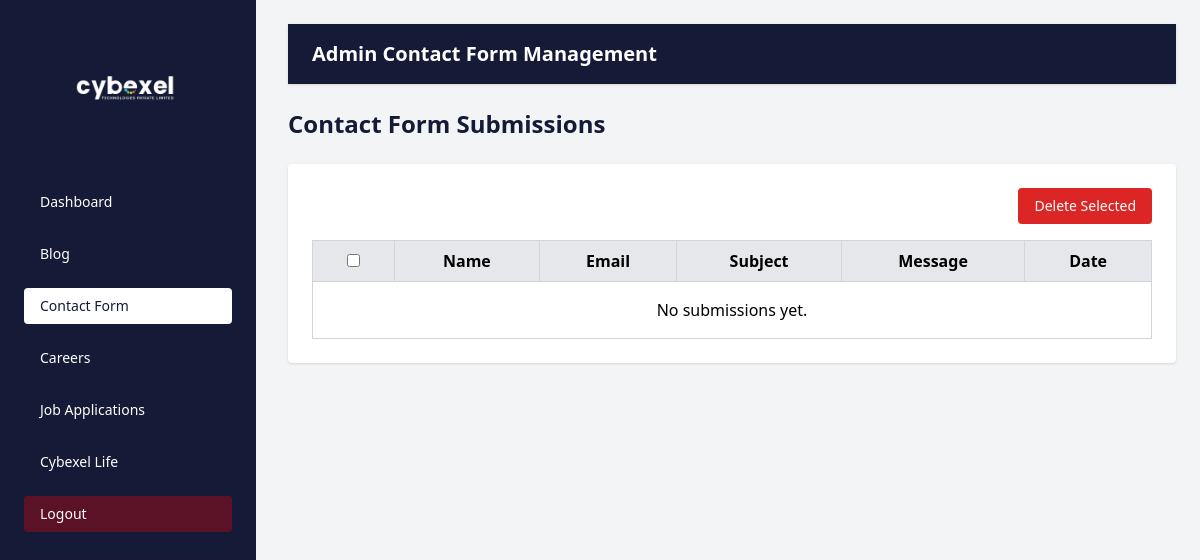
The page /admin_contact/ (signed in) on the database as committed earlier.
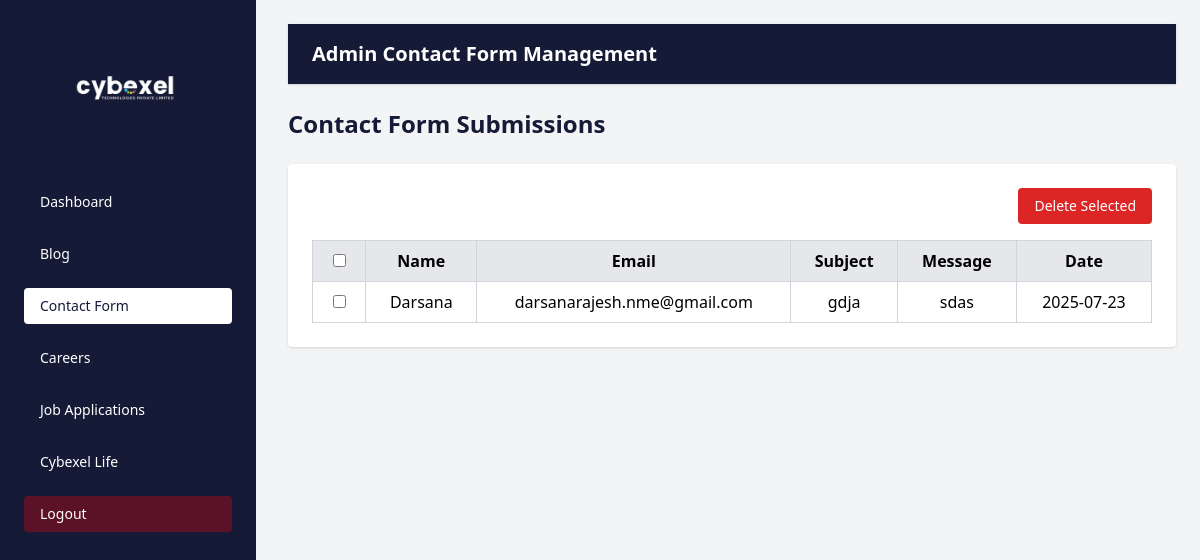
The same page on the database as committed later.
### cybexelapp/models.py (models this page shows, shortened)
class ContactSubmission(models.Model):
    name = models.CharField(max_length=255)
    email = models.EmailField()
    subject = models.CharField(max_length=255)
    message = models.TextField()
    submitted_at = models.DateTimeField(auto_now_add=True)

### cybexelapp/views.py (the view)
# urls.py: path('admin_contact/', views.admin_contact, name='admin_contact'),
@never_cache
@login_required(login_url='admin_login')
def admin_contact(request):
    contacts = ContactSubmission.objects.all().order_by('-submitted_at')
    return render(request, 'admin_contact.html', {'contacts': contacts})

### cybexelapp/templates/admin_contact.html (shortened to what this page needs)
{% load static %}
<!DOCTYPE html>
<html lang="en">
<head>
    <script src="https://cdn.tailwindcss.com"></script>
</head>
<body class="bg-gray-100">
    <div class="flex h-screen">
           <aside class="w-64 bg-[#151a37] text-white p-6 fixed h-screen">
      <div class="flex items-center justify-center mb-8">
       <img src="{% static 'images/logo1.png' %}" alt="Logo" class="w-32 h-32 object-contain rounded-full">
      </div>
      <nav>
        <ul class="space-y-4 text-sm">
           <li>
            <a href="{% url 'admin_dashboard' %}" class="block py-2 px-4 rounded hover:bg-white hover:text-[#151a37]">
              Dashboard
            </a>
          </li>
          <li>
            <a href="{% url 'admin_blog' %}" class="block py-2 px-4 rounded hover:bg-white hover:text-[#151a37]">
              Blog
            </a>
          </li>
          <li>
            <a href="{% url 'admin_contact' %}" class="block py-2 px-4 rounded bg-white text-[#151a37]">
              Contact Form
            </a>
          </li>
          <li>
            <a href="{% url 'admin_careers' %}" class="block py-2 px-4 rounded hover:bg-white hover:text-[#151a37]">
              Careers
            </a>
          </li>
          <li>
            <a href="{% url 'admin_job_applications' %}" class="block py-2 px-4 rounded hover:bg-white hover:text-[#151a37]">
              Job Applications
            </a>
          </li>
          <li>
            <a href="{% url 'admin_cybexelife' %}" class="block py-2 px-4 rounded hover:bg-white hover:text-[#151a37]">
              Cybexel Life
            </a>
          </li>
          <li>
  <a href="{% url 'logout' %}" class="block py-2 px-4 rounded bg-[red]/30 text-white">
    Logout
  </a>
</li>
        </ul>
      </nav>
    </aside>
        <div class="flex-1 p-6 pl-[18rem]">
          <div class="w-full bg-[#151a37] text-white py-4 px-6 r shadow mb-6">
    <h2 class="text-xl font-semibold">Admin Contact Form Management</h2>
  </div>
            <h1 class="text-2xl font-semibold mb-6 text-[#151a37]">Contact Form Submissions</h1>
            <form method="POST" action="{% url 'bulk_delete_contacts' %}" onsubmit="return confirm('Delete selected contacts?')">
  <div class="bg-white p-6 rounded shadow">
    <div class="flex justify-end mb-4">
      <button type="submit" class="bg-red-600 text-white px-4 py-2 rounded hover:bg-red-700 text-sm">
        Delete Selected
      </button>
    </div>
    <table class="w-full border-collapse border border-gray-300">
      <thead>
        <tr class="bg-gray-200 text-center">
          <th class="border border-gray-300 px-4 py-2">
            <input type="checkbox" id="select-all" />
          </th>
          <th class="border border-gray-300 px-4 py-2">Name</th>
          <th class="border border-gray-300 px-4 py-2">Email</th>
          <th class="border border-gray-300 px-4 py-2">Subject</th>
          <th class="border border-gray-300 px-4 py-2">Message</th>
          <th class="border border-gray-300 px-4 py-2">Date</th>
        </tr>
      </thead>
      <tbody>
        {% for contact in contacts %}
        <tr class="text-center">
          <td class="border border-gray-300 px-4 py-2">
            <input type="checkbox" name="selected_ids" value="{{ contact.id }}">
          </td>
          <td class="border border-gray-300 px-4 py-2">{{ contact.name }}</td>
          <td class="border border-gray-300 px-4 py-2">{{ contact.email }}</td>
          <td class="border border-gray-300 px-4 py-2">{{ contact.subject }}</td>
          <td class="border border-gray-300 px-4 py-2">{{ contact.message }}</td>
          <td class="border border-gray-300 px-4 py-2">{{ contact.submitted_at|date:"Y-m-d" }}</td>
        </tr>
        {% empty %}
        <tr>
          <td colspan="6" class="text-center py-4">No submissions yet.</td>
        </tr>
        {% endfor %}
      </tbody>
    </table>
  </div>
</form>
        </div>
    </div>
</body>
</html>

Rows that differ between the two databases and show on the page:
added ContactSubmission: name "Darsana", email "darsanarajesh.nme@gmail.com", subject "gdja", message "sdas", submitted_at "2025-07-23"
Other text that changed with them:
text no longer shown: "No submissions yet."
